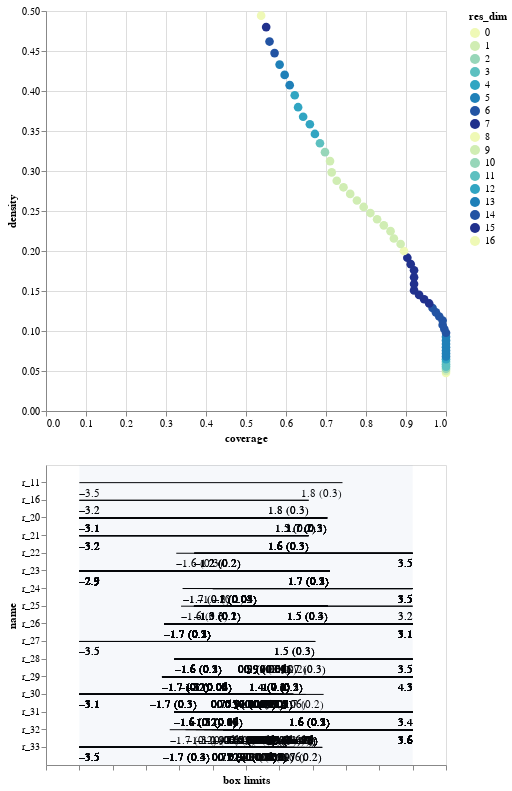

Notebook source saved alongside this figure:
### Code cell
box1.inspect_tradeoff()

### Figure 1 — Vega-Lite specification as saved in the notebook (floating-point values rounded to 4 significant figures; data arrays with more than 128 entries replaced by an {"elided": "..."} marker saying what was removed)
{"$schema": "https://vega.github.io/schema/vega-lite/v3.4.0.json", "config": {"mark": {"tooltip": null}, "view": {"height": 300, "width": 400}}, "datasets": {"data-30b8c3a55cdf6e3475472d7e106a0cc8": [{"coverage": 1, "density": 0.0476, "id": 0, "mass": 1, "mean": 0.0476, "res_dim": 0}, {"coverage": 1, "density": 0.05011, "id": 1, "mass": 0.95, "mean": 0.05011, "res_dim": 1}, {"coverage": 1, "density": 0.05275, "id": 2, "mass": 0.9024, "mean": 0.05275, "res_dim": 2}, {"coverage": 1, "density": 0.05553, "id": 3, "mass": 0.8572, "mean": 0.05553, "res_dim": 3}, {"coverage": 1, "density": 0.05846, "id": 4, "mass": 0.8142, "mean": 0.05846, "res_dim": 3}, {"coverage": 1, "density": 0.06155, "id": 5, "mass": 0.7734, "mean": 0.06155, "res_dim": 3}, {"coverage": 1, "density": 0.0648, "id": 6, "mass": 0.7346, "mean": 0.0648, "res_dim": 4}, {"coverage": 1, "density": 0.06821, "id": 7, "mass": 0.6978, "mean": 0.06821, "res_dim": 5}, {"coverage": 1, "density": 0.07182, "id": 8, "mass": 0.6628, "mean": 0.07182, "res_dim": 5}, {"coverage": 1, "density": 0.0756, "id": 9, "mass": 0.6296, "mean": 0.0756, "res_dim": 5}, {"coverage": 1, "density": 0.0796, "id": 10, "mass": 0.598, "mean": 0.0796, "res_dim": 5}, {"coverage": 1, "density": 0.0838, "id": 11, "mass": 0.568, "mean": 0.0838, "res_dim": 5}, {"coverage": 1, "density": 0.08821, "id": 12, "mass": 0.5396, "mean": 0.08821, "res_dim": 5}, {"coverage": 1, "density": 0.09286, "id": 13, "mass": 0.5126, "mean": 0.09286, "res_dim": 5}, {"coverage": 1, "density": 0.09778, "id": 14, "mass": 0.4868, "mean": 0.09778, "res_dim": 6}, {"coverage": 0.9958, "density": 0.1025, "id": 15, "mass": 0.4624, "mean": 0.1025, "res_dim": 6}, {"coverage": 0.9916, "density": 0.1075, "id": 16, "mass": 0.4392, "mean": 0.1075, "res_dim": 6}, {"coverage": 0.9916, "density": 0.1131, "id": 17, "mass": 0.4172, "mean": 0.1131, "res_dim": 6}, {"coverage": 0.9832, "density": 0.1181, "id": 18, "mass": 0.3962, "mean": 0.1181, "res_dim": 6}, {"coverage": 0.9748, "density": 0.1233, "id": 19, "mass": 0.3762, "mean": 0.1233, "res_dim": 6}, {"coverage": 0.9664, "density": 0.1288, "id": 20, "mass": 0.3572, "mean": 0.1288, "res_dim": 6}, {"coverage": 0.958, "density": 0.1344, "id": 21, "mass": 0.3392, "mean": 0.1344, "res_dim": 7}, {"coverage": 0.9454, "density": 0.1397, "id": 22, "mass": 0.3222, "mean": 0.1397, "res_dim": 7}, {"coverage": 0.9328, "density": 0.1451, "id": 23, "mass": 0.306, "mean": 0.1451, "res_dim": 7}, {"coverage": 0.9202, "density": 0.1507, "id": 24, "mass": 0.2906, "mean": 0.1507, "res_dim": 7}, {"coverage": 0.9202, "density": 0.1587, "id": 25, "mass": 0.276, "mean": 0.1587, "res_dim": 7}, {"coverage": 0.9202, "density": 0.167, "id": 26, "mass": 0.2622, "mean": 0.167, "res_dim": 7}, {"coverage": 0.9202, "density": 0.1759, "id": 27, "mass": 0.249, "mean": 0.1759, "res_dim": 7}, {"coverage": 0.9118, "density": 0.1836, "id": 28, "mass": 0.2364, "mean": 0.1836, "res_dim": 7}, {"coverage": 0.9034, "density": 0.1916, "id": 29, "mass": 0.2244, "mean": 0.1916, "res_dim": 7}, {"coverage": 0.895, "density": 0.2, "id": 30, "mass": 0.213, "mean": 0.2, "res_dim": 8}, {"coverage": 0.8866, "density": 0.2087, "id": 31, "mass": 0.2022, "mean": 0.2087, "res_dim": 9}, {"coverage": 0.8697, "density": 0.2156, "id": 32, "mass": 0.192, "mean": 0.2156, "res_dim": 9}, {"coverage": 0.8613, "density": 0.2248, "id": 33, "mass": 0.1824, "mean": 0.2248, "res_dim": 9}, {"coverage": 0.8445, "density": 0.2321, "id": 34, "mass": 0.1732, "mean": 0.2321, "res_dim": 9}, {"coverage": 0.8277, "density": 0.2397, "id": 35, "mass": 0.1644, "mean": 0.2397, "res_dim": 9}, {"coverage": 0.8109, "density": 0.2474, "id": 36, "mass": 0.156, "mean": 0.2474, "res_dim": 9}, {"coverage": 0.7941, "density": 0.2551, "id": 37, "mass": 0.1482, "mean": 0.2551, "res_dim": 9}, {"coverage": 0.7773, "density": 0.2632, "id": 38, "mass": 0.1406, "mean": 0.2632, "res_dim": 9}, {"coverage": 0.7605, "density": 0.2714, "id": 39, "mass": 0.1334, "mean": 0.2714, "res_dim": 9}, {"coverage": 0.7437, "density": 0.2796, "id": 40, "mass": 0.1266, "mean": 0.2796, "res_dim": 9}, {"coverage": 0.7269, "density": 0.2879, "id": 41, "mass": 0.1202, "mean": 0.2879, "res_dim": 9}, {"coverage": 0.7143, "density": 0.2982, "id": 42, "mass": 0.114, "mean": 0.2982, "res_dim": 9}, {"coverage": 0.7101, "density": 0.3124, "id": 43, "mass": 0.1082, "mean": 0.3124, "res_dim": 9}, {"coverage": 0.6975, "density": 0.3236, "id": 44, "mass": 0.1026, "mean": 0.3236, "res_dim": 10}, {"coverage": 0.6849, "density": 0.3347, "id": 45, "mass": 0.0974, "mean": 0.3347, "res_dim": 11}, {"coverage": 0.6723, "density": 0.3463, "id": 46, "mass": 0.0924, "mean": 0.3463, "res_dim": 12}, {"coverage": 0.6597, "density": 0.3584, "id": 47, "mass": 0.0876, "mean": 0.3584, "res_dim": 12}, {"coverage": 0.6429, "density": 0.3678, "id": 48, "mass": 0.0832, "mean": 0.3678, "res_dim": 12}, {"coverage": 0.6303, "density": 0.3797, "id": 49, "mass": 0.079, "mean": 0.3797, "res_dim": 12}, {"coverage": 0.6218, "density": 0.3947, "id": 50, "mass": 0.075, "mean": 0.3947, "res_dim": 12}, {"coverage": 0.6092, "density": 0.4073, "id": 51, "mass": 0.0712, "mean": 0.4073, "res_dim": 13}, {"coverage": 0.5966, "density": 0.4201, "id": 52, "mass": 0.0676, "mean": 0.4201, "res_dim": 13}, {"coverage": 0.584, "density": 0.433, "id": 53, "mass": 0.0642, "mean": 0.433, "res_dim": 13}, {"coverage": 0.5714, "density": 0.4474, "id": 54, "mass": 0.0608, "mean": 0.4474, "res_dim": 14}, {"coverage": 0.5588, "density": 0.4618, "id": 55, "mass": 0.0576, "mean": 0.4618, "res_dim": 14}, {"coverage": 0.5504, "density": 0.4799, "id": 56, "mass": 0.0546, "mean": 0.4799, "res_dim": 15}, {"coverage": 0.5378, "density": 0.4942, "id": 57, "mass": 0.0518, "mean": 0.4942, "res_dim": 16}], "data-bb8d07f6df3d47a6a475317795287b23": [{"end": 1, "start": 0}], "data-cb0ed1f2eb22ba61c5c1249e843d1bb7": {"elided": "460 records"}, "data-d751713988987e9331980363e24189ce": []}, "vconcat": [{"data": {"name": "data-30b8c3a55cdf6e3475472d7e106a0cc8"}, "encoding": {"color": {"field": "res_dim", "scale": {"range": ["#eff9b6", "#d0edb3", "#97d6b9", "#5dc0c0", "#31a5c2", "#1f80b8", "#2354a3", "#21318d"]}, "type": "ordinal"}, "opacity": {"condition": {"selection": "selector021", "value": 1}, "value": 0.4}, "tooltip": [{"field": "id", "type": "ordinal"}, {"field": "coverage", "format": ".2", "type": "quantitative"}, {"field": "density", "format": ".2", "type": "quantitative"}, {"field": "res_dim", "type": "ordinal"}], "x": {"field": "coverage", "type": "quantitative"}, "y": {"field": "density", "type": "quantitative"}}, "height": 400, "mark": {"size": 75, "type": "circle"}, "selection": {"selector021": {"fields": ["id"], "type": "single"}}, "width": 400}, {"layer": [{"data": {"name": "data-cb0ed1f2eb22ba61c5c1249e843d1bb7"}, "encoding": {"x": {"axis": {"grid": false, "labels": false, "title": "box limits"}, "field": "x_lower", "scale": {"domain": [0, 1], "padding": 0.1}, "type": "quantitative"}, "x2": {"field": "x_upper"}, "y": {"field": "name", "scale": {"padding": 1}, "type": "nominal"}}, "mark": "rule", "transform": [{"as": "x_lower", "calculate": "(datum.x1-datum.minimum)/(datum.maximum-datum.minimum)"}, {"as": "x_upper", "calculate": "(datum.x2-datum.minimum)/(datum.maximum-datum.minimum)"}, {"filter": {"selection": "selector021"}}], "width": 400}, {"data": {"name": "data-cb0ed1f2eb22ba61c5c1249e843d1bb7"}, "encoding": {"text": {"field": "text", "type": "ordinal"}, "x": {"axis": {"grid": false, "labels": false, "title": "box limits"}, "field": "x_lower", "scale": {"domain": [0, 1], "padding": 0.1}, "type": "quantitative"}, "x2": {"field": "x_upper"}, "y": {"field": "name", "scale": {"padding": 1}, "type": "nominal"}}, "mark": {"align": "left", "baseline": "top", "dy": 5, "type": "text"}, "transform": [{"as": "x_lower", "calculate": "(datum.x1-datum.minimum)/(datum.maximum-datum.minimum)"}, {"as": "x_upper", "calculate": "(datum.x2-datum.minimum)/(datum.maximum-datum.minimum)"}, {"filter": {"selection": "selector021"}}, {"as": "text", "calculate": "datum.qp_lower>0?format(datum.x1, \".2\")+\" (\"+format(datum.qp_lower, \".1~g\")+\")\" :format(datum.x1, \".2\")"}], "width": 400}, {"data": {"name": "data-cb0ed1f2eb22ba61c5c1249e843d1bb7"}, "encoding": {"text": {"field": "text", "type": "ordinal"}, "x": {"field": "x_upper", "type": "quantitative"}, "x2": {"field": "x_upper"}, "y": {"field": "name", "scale": {"padding": 1}, "type": "nominal"}}, "mark": {"align": "right", "baseline": "top", "dy": 5, "type": "text"}, "transform": [{"as": "x_lower", "calculate": "(datum.x1-datum.minimum)/(datum.maximum-datum.minimum)"}, {"as": "x_upper", "calculate": "(datum.x2-datum.minimum)/(datum.maximum-datum.minimum)"}, {"filter": {"selection": "selector021"}}, {"as": "text", "calculate": "datum.qp_upper>0?format(datum.x2, \".2\")+\" (\"+format(datum.qp_upper, \".1\")+\")\" :format(datum.x2, \".2\")"}], "width": 400}, {"data": {"name": "data-bb8d07f6df3d47a6a475317795287b23"}, "encoding": {"x": {"field": "start", "type": "quantitative"}, "x2": {"field": "end"}}, "mark": {"opacity": 0.05, "type": "rect"}}, {"data": {"name": "data-d751713988987e9331980363e24189ce"}, "encoding": {"x": {"field": "x", "type": "quantitative"}, "y": {"field": "name", "type": "nominal"}}, "mark": "point", "transform": [{"filter": {"selection": "selector021"}}], "width": 400}, {"data": {"name": "data-d751713988987e9331980363e24189ce"}, "encoding": {"text": {"field": "item", "type": "nominal"}, "x": {"field": "x", "type": "quantitative"}, "y": {"field": "name", "type": "nominal"}}, "mark": {"align": "center", "baseline": "top", "dy": 5, "type": "text"}, "transform": [{"filter": {"selection": "selector021"}}], "width": 400}]}]}
